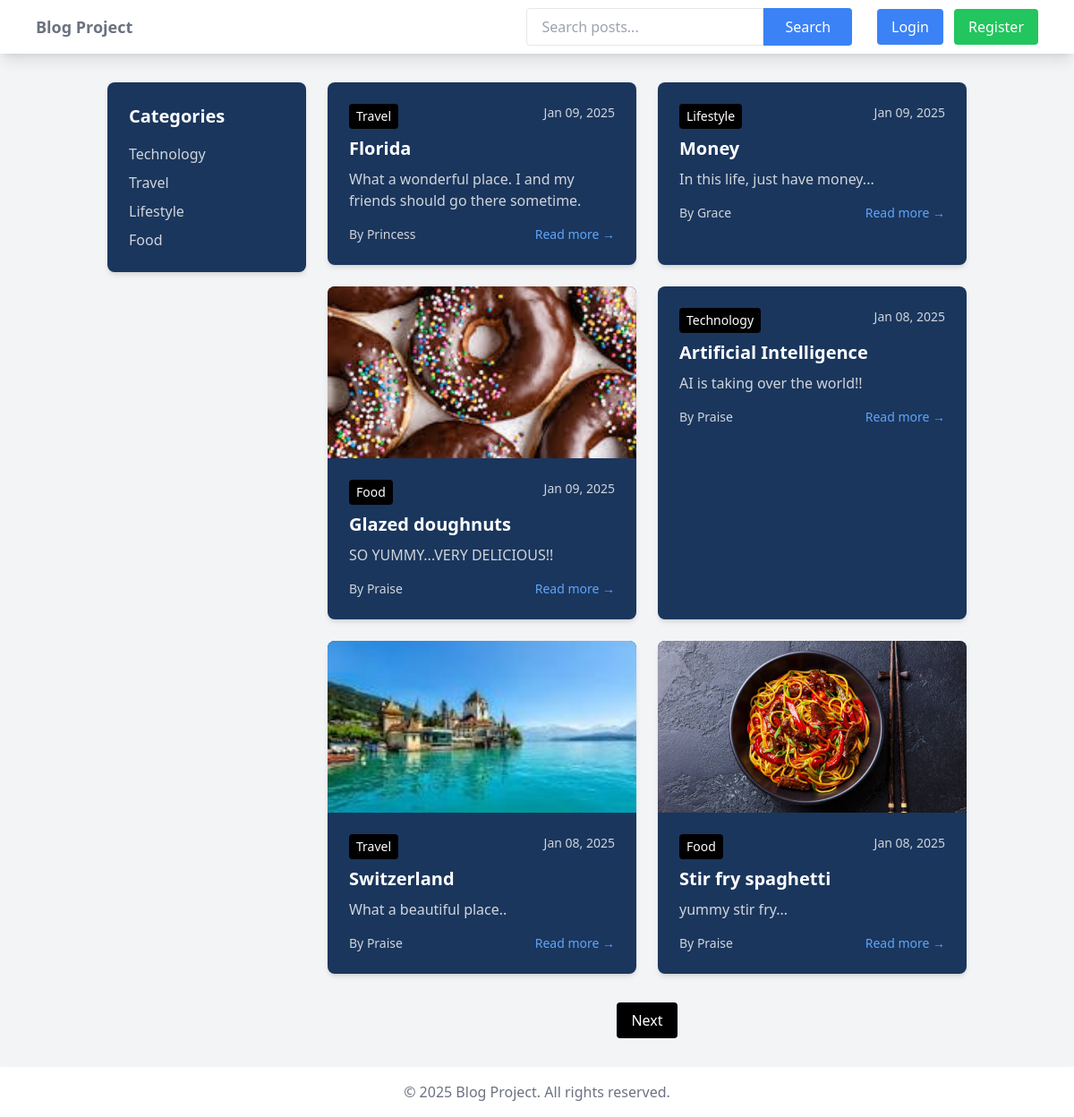
The app's page /, older data.
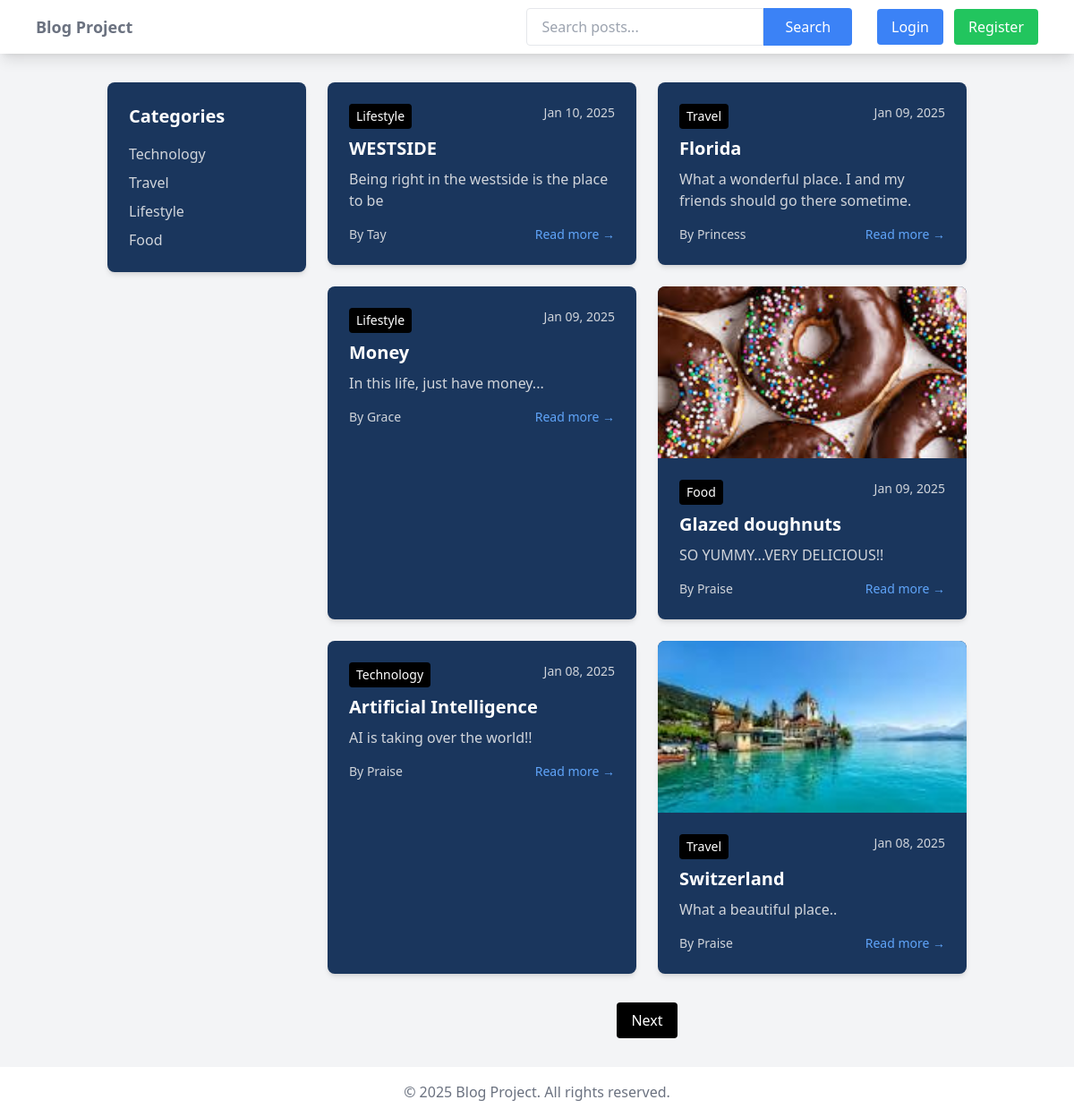
The same page, newer data.
### blog/models.py (models this page shows, shortened)
class Category(models.Model):
    name = models.CharField(max_length=100, unique=True)
    description = models.TextField(blank=True)
    created_at = models.DateTimeField(auto_now_add=True)
    class Meta:
        verbose_name_plural = "categories"

class Post(models.Model):
    title = models.CharField(max_length=200)
    content = models.TextField()
    featured_image = models.ImageField(upload_to='blog_images/', null=True, blank=True)
    created_at = models.DateTimeField(default=timezone.now)
    updated_at = models.DateTimeField(auto_now=True)
    author = models.ForeignKey(User, on_delete=models.CASCADE, related_name='blog_posts')
    category = models.ForeignKey(Category, on_delete=models.SET_NULL, null=True, related_name='posts')
    status = models.CharField(max_length=10, choices=[
        ('draft', 'Draft'),
        ('published', 'Published')
    ], default='draft')
    likes = models.ManyToManyField(User, related_name='liked_posts', blank=True)
    class Meta:
        ordering = ['-created_at']

### blog/views.py (the view)
# urls.py: path('', views.home, name='home'),
def home(request):
    posts = Post.objects.filter(status='published').order_by('-created_at')
    categories = Category.objects.all()
    paginator = Paginator(posts, 6)  # Show 6 posts per page
    page = request.GET.get('page')
    posts = paginator.get_page(page)
    unread_notifications = 0
    if request.user.is_authenticated:
        unread_notifications = request.user.notifications.filter(is_read=False).count()
    return render(request, 'blog/home.html', {
        'posts': posts,
        'categories': categories
    })

### templates/blog/home.html (shortened to what this page needs)
{% extends 'base.html' %}
{% block content %}
<div class="container mx-auto px-4">
    <div class="grid grid-cols-1 lg:grid-cols-4 gap-6">
        <div class="lg:col-span-1">
            <div class="bg-navy-800 rounded-lg shadow-md p-6 text-white sticky top-4">
                <h2 class="text-xl font-bold mb-4">Categories</h2>
                <ul class="space-y-2">
                    {% for category in categories %}
                    <li>
                        <a href="#" class="text-gray-300 hover:text-white">
                            {{ category.name }}
                        </a>
                    </li>
                    {% endfor %}
                </ul>
            </div>
        </div>
        <div class="lg:col-span-3">
            <div class="grid grid-cols-1 md:grid-cols-2 gap-6">
                {% for post in posts %}
                <div class="bg-navy-800 rounded-lg shadow-md overflow-hidden text-white">
                    {% if post.featured_image %}
                    <img src="{{ post.featured_image.url }}" alt="{{ post.title }}" class="w-full h-48 object-cover">
                    {% endif %}
                    <div class="p-6">
                        <div class="flex justify-between items-start mb-2">
                            <span class="bg-black text-white text-sm font-medium px-2 py-1 rounded">
                                {{ post.category.name }}
                            </span>
                            <span class="text-gray-300 text-sm">
                                {{ post.created_at|date:"M d, Y" }}
                            </span>
                        </div>
                        <h2 class="text-xl font-bold mb-2">
                            <a href="{% url 'post_detail' post.pk %}" class="text-white hover:text-gray-300">
                                {{ post.title }}
                            </a>
                        </h2>
                        <p class="text-gray-300 mb-4">{{ post.content|truncatewords:30 }}</p>
                        <div class="flex justify-between items-center text-sm">
                            <span class="text-gray-300">By {{ post.author.username }}</span>
                            <a href="{% url 'post_detail' post.pk %}" class="text-blue-400 hover:text-blue-300">
                                Read more →
                            </a>
                        </div>
                    </div>
                </div>
                {% empty %}
                <div class="col-span-2 text-center py-8 bg-navy-800 rounded-lg shadow-md text-white">
                    <p>No posts yet!</p>
                </div>
                {% endfor %}
            </div>
            {% if posts.has_other_pages %}
            <div class="flex justify-center space-x-4 mt-8">
                {% if posts.has_next %}
                <a href="?page={{ posts.next_page_number }}" class="px-4 py-2 bg-black text-white rounded hover:bg-gray-800">Next</a>
                {% endif %}
            </div>
            {% endif %}
        </div>
    </div>
</div>
{% endblock content %}

Row changes from the older to the newer data that the page shows:
no longer on this page (row unchanged): Post: featured_image (picture), category.name "Food", created_at "Jan 08, 2025", title "Stir fry spaghetti", content "yummy stir fry...", author.username "Praise"
added Post: category.name "Lifestyle", created_at "Jan 10, 2025", title "WESTSIDE", content "Being right in the westside is the place to be", author.username "Tay"
